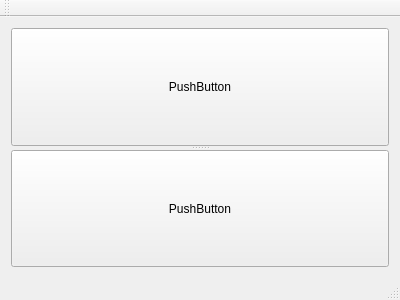
<?xml version="1.0" encoding="UTF-8"?>
<ui version="4.0">
 <class>MainWindow</class>
 <widget class="QMainWindow" name="MainWindow">
  <property name="geometry">
   <rect>
    <x>0</x>
    <y>0</y>
    <width>400</width>
    <height>300</height>
   </rect>
  </property>
  <property name="windowTitle">
   <string>MainWindow</string>
  </property>
  <widget class="QWidget" name="centralWidget">
   <layout class="QVBoxLayout" name="verticalLayout">
    <item>
     <widget class="QSplitter" name="splitter">
      <property name="orientation">
       <enum>Qt::Vertical</enum>
      </property>
      <widget class="QPushButton" name="pushButton">
       <property name="text">
        <string>PushButton</string>
       </property>
      </widget>
      <widget class="QPushButton" name="pushButton_2">
       <property name="text">
        <string>PushButton</string>
       </property>
      </widget>
     </widget>
    </item>
   </layout>
  </widget>
  <widget class="QMenuBar" name="menuBar">
   <property name="geometry">
    <rect>
     <x>0</x>
     <y>0</y>
     <width>400</width>
     <height>21</height>
    </rect>
   </property>
  </widget>
  <widget class="QToolBar" name="mainToolBar">
   <attribute name="toolBarArea">
    <enum>TopToolBarArea</enum>
   </attribute>
   <attribute name="toolBarBreak">
    <bool>false</bool>
   </attribute>
  </widget>
  <widget class="QStatusBar" name="statusBar"/>
 </widget>
 <layoutdefault spacing="6" margin="11"/>
 <resources/>
 <connections/>
</ui>
